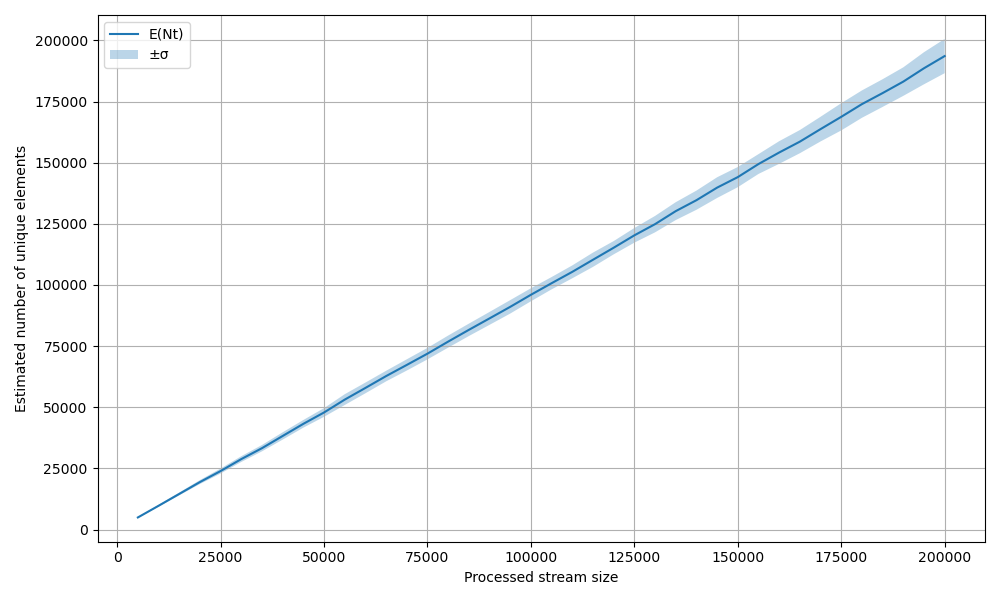

Generate this figure with Python:
import pandas as pd
import matplotlib.pyplot as plt

df = pd.read_csv("hll_results.csv")

upper = df["mean_estimate"] + df["std"]
lower = df["mean_estimate"] - df["std"]

plt.figure(figsize=(10, 6))
plt.plot(df["step"], df["mean_estimate"], label="E(Nt)")
plt.fill_between(df["step"], lower, upper, alpha=0.3, label="±σ")

plt.xlabel("Processed stream size")
plt.ylabel("Estimated number of unique elements")
plt.legend()
plt.grid(True)
plt.tight_layout()
plt.show()
